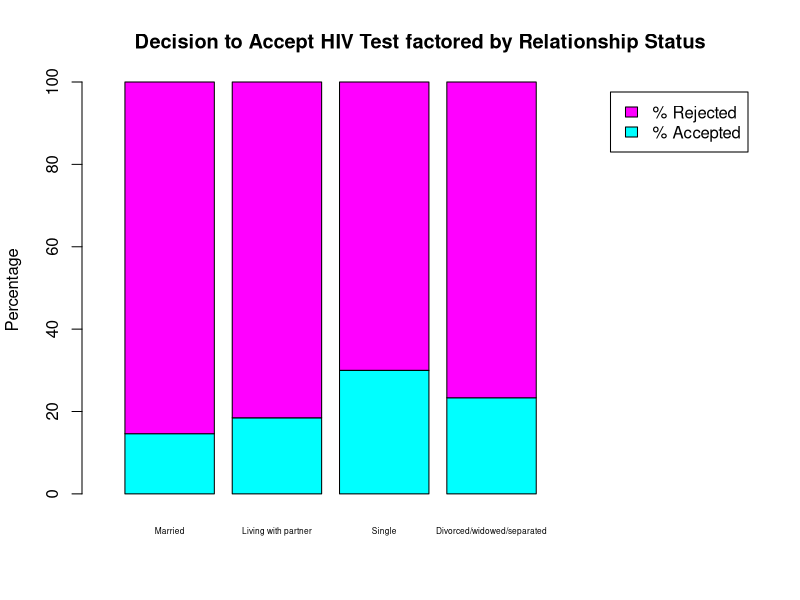

The R script that drew this image:
library(tidyverse)
dt <- read_csv("hiv_test_acceptance.csv")
#getting rid of the totals row
dt<-dt[-5,]
#convert to data frame (makes renaming rows easier)
dt<-as.data.frame(dt)
#changing the first column into row names
row.names(dt)<-dt$Status
#removing first column
dt<-dt[,-1]
#adding a new column which converts raw numbers into percentages of acceptances
dt$percentAccepted=dt$Accepted*100/(dt$Accepted+dt$Rejected)
#calculating percentages of rejections
dt$percentRejected=100-dt$percentAccepted
#now renaming the columns to make it easier to plot
names(dt)[3]<-"% Accepted"
names(dt)[4]<-"% Rejected"
#now doing a transpose to make the categories into columns and the accept/reject into rows
dta<-t(dt)
#now keeping only the percentage columns
dta<-dta[3:4,]

#below some of my first attempts at plotting


#barplot(dta,col=c("Cyan","Magenta"),legend = TRUE)


#barplot(dta,col=c("Cyan","Magenta"),legend = TRUE,ylim=c(0,140))

#barplot(dta, col = terrain.colors(6), ylim = c(0, 120), 
#        legend = TRUE, 
#       args.legend = list(bty = "n", x = "top", ncol = 2)
#        )

#but here is the best plot I managed to do for now


barplot(dta,col=c("Cyan","Magenta"),legend = TRUE, xlim = c(0, 7),ylab="Percentage",
        main="Decision to Accept HIV Test factored by Relationship Status", cex.names=0.5)

chisq.test(dta)


